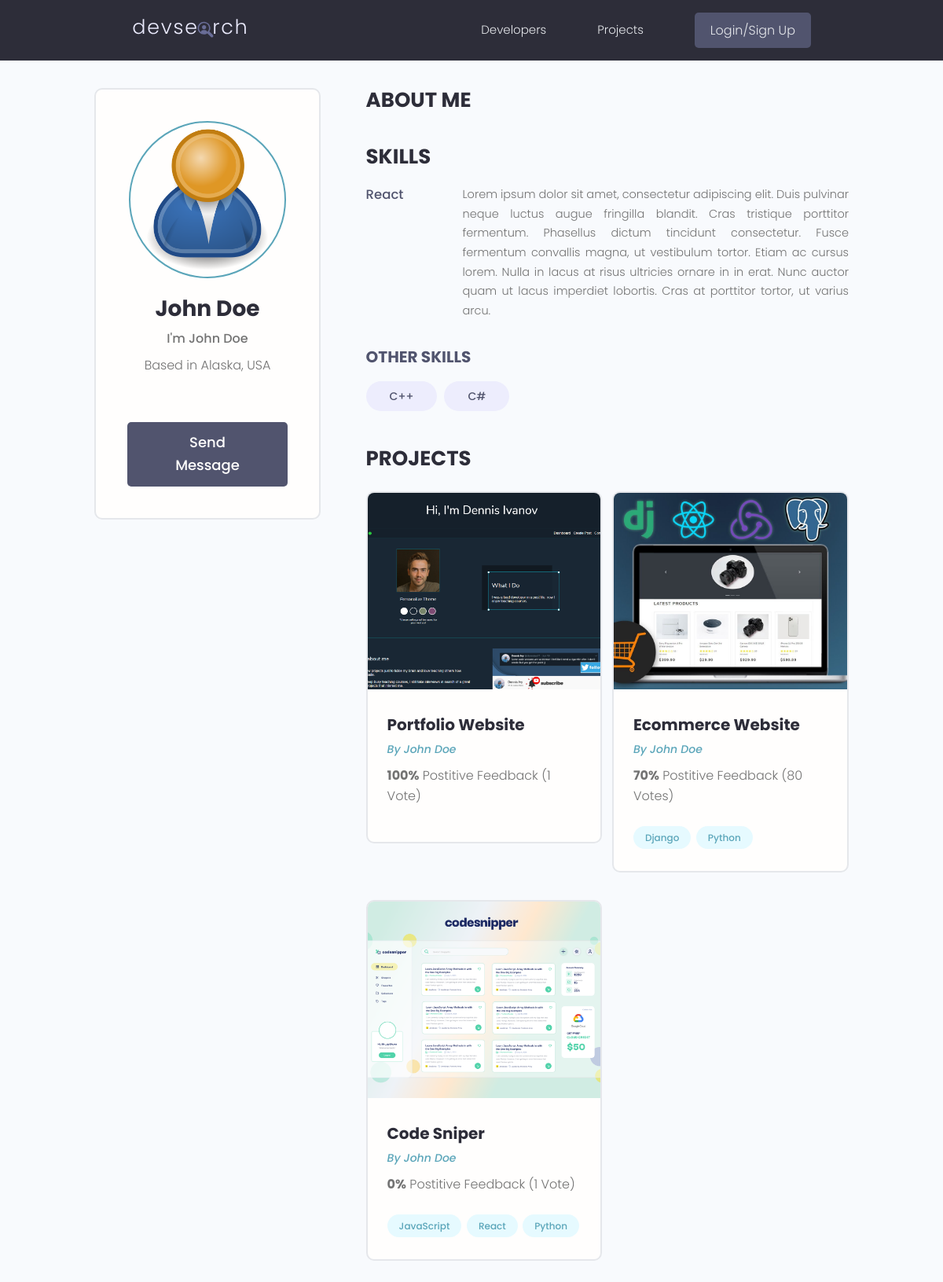
Before: /profile/d8bbb82e-1b1f-48c9-b1a0-9e4f0ec4bbcc/ with the older database file.
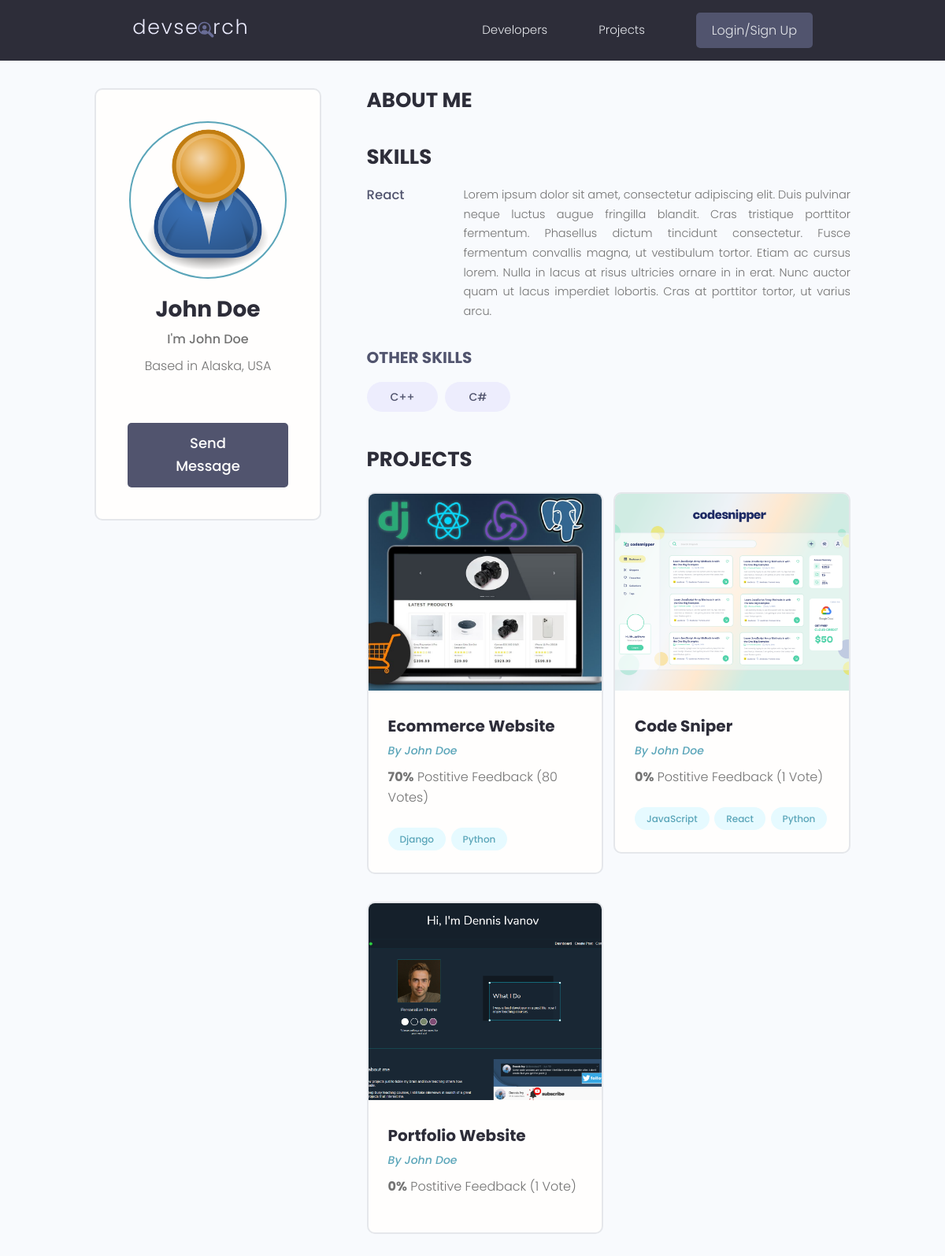
After: the same page with the newer database file.
### users/models.py (models this page shows, shortened)
class Skill(models.Model):
    owner =  models.ForeignKey(Profile, on_delete=models.CASCADE, null=True)
    name = models.CharField(max_length= 200,null=True, blank=True)
    description = models.TextField(null=True, blank=True)
    created = models.DateTimeField(auto_now_add=True)
    id = models.UUIDField(default=uuid.uuid4, unique=True, primary_key=True, editable=False)
    def __str__(self):
        return str(self.name)

class Profile(models.Model):
    user = models.OneToOneField(User, on_delete=models.CASCADE, null=True, blank=True)
    name = models.CharField(max_length=200, blank=True, null=True)
    email = models.EmailField(max_length=500, blank=True,null=True)
    username = models.CharField(max_length=200, blank=True, null=True)
    location = models.CharField(max_length=200, blank=True, null=True)
    short_intro = models.CharField(max_length=500, blank=True, null=True)
    bio = models.TextField(blank=True, null=True)
    profile_image = models.ImageField(blank=True, null=True, upload_to='profiles/', default='profiles/user-default.png' )
    social_github = models.CharField(max_length=200, blank=True, null=True)
    social_twitter = models.CharField(max_length=200, blank=True, null=True)
    social_linkedin = models.CharField(max_length=200, blank=True, null=True)
    social_youtube = models.CharField(max_length=200, blank=True, null=True)
    social_website = models.CharField(max_length=200, blank=True, null=True)
    created = models.DateTimeField(auto_now_add=True)
    id = models.UUIDField(default=uuid.uuid4, unique=True, primary_key=True, editable=False)

### projects/models.py (models this page shows, shortened)
class Project(models.Model):
    owner = models.ForeignKey(Profile, null=True, blank=True, on_delete=models.SET_NULL)
    title = models.CharField(max_length=200)
    description = models.TextField(null=True, blank=True)
    featured_image = models.ImageField(null=True, blank=True, default = "default.jpg")
    demo_link = models.CharField(max_length=2000, null=True, blank=True)
    source_link = models.CharField(max_length=2000, null=True, blank=True)
    tags = models.ManyToManyField('Tag', blank=True)
    vote_total = models.IntegerField(default=0, null=True, blank=True)
    vote_ratio = models.IntegerField(default=0, null=True, blank=True)
    created = models.DateTimeField(auto_now_add=True)
    id = models.UUIDField(default=uuid.uuid4, unique=True, primary_key=True, editable=False)
    class Meta:
        ordering = ['-vote_ratio','-vote_total', 'title']

class Tag(models.Model):
    name = models.CharField(max_length=200)
    created = models.DateTimeField(auto_now_add=True)
    id = models.UUIDField(default=uuid.uuid4, unique=True, primary_key=True, editable=False)
    def __str__(self):
        return self.name

### users/views.py (the view)
# urls.py: path('profile/<str:pk>/', views.userProfile, name="user-profile"),
def userProfile(request, pk):
    profile = Profile.objects.get(id=pk)
    topSkills = profile.skill_set.exclude(description__exact="")
    otherSkills = profile.skill_set.filter(description="")
    context = {'profile' : profile,'topSkills':topSkills,'otherSkills':otherSkills}
    return render(request, 'users/user-profile.html', context)

### users/templates/users/user-profile.html (shortened to what this page needs)
{%extends 'main.html'%}
{%load static%}
{%block content%}
  <main class="profile my-md">
    <div class="container">
      <div class="layout">
        <div class="column column--1of3">
          <div class="card text-center">
            <div class="card__body dev">
              <img class="avatar avatar--xl" src="{{profile.profile_image.url}}" />
              <h2 class="dev__name">{{profile.name}}</h2>
              <p class="dev__title">{{profile.short_intro}}</p>
              <p class="dev__location">Based in {{profile.location}}</p>
              {%if request.user.profile.id != profile.id %}
              <a href="{%url 'create-message' profile.id%}" class="btn btn--sub btn--lg">Send Message </a>
              {%endif%}
            </div>
          </div>
        </div>
        <div class="column column--2of3">
          <div class="devInfo">
            <h3 class="devInfo__title">About Me</h3>
          </div>
          <div class="devInfo">
            <h3 class="devInfo__title">Skills</h3>
            <div class="devInfo__skills">
              {%for skill in topSkills%}
              <div class="devSkill">
                <h4 class="devSkill__title">{{skill.name}}</h4>
                <p class="devSkill__info">{{skill.description}}</p>
              </div>
              {%endfor%}
              <h3 class="devInfo__subtitle">Other Skills</h3>
              <div class="devInfo__otherSkills">
                {%for skill in otherSkills%}
                <span class="tag tag--pill tag--sub tag--lg">
                  <small>{{skill}}</small>
                </span>
                {%endfor%}
              </div>
            </div>
          </div>
          <div class="devInfo">
            <h3 class="devInfo__title">Projects</h3>
            <div class="grid grid--two">
                {%for project in profile.project_set.all%}
              <div class="column">
                <div class="card project">
                  <a href="{%url 'project' project.id%}" class="project">
                    <img class="project__thumbnail" src="{{project.featured_image.url}}" alt="project thumbnail" />
                    <div class="card__body">
                      <h3 class="project__title">{{project.title}}</h3>
                      <p><a class="project__author" href="{%url 'user-profile' project.owner.id%}">By {{project.owner.name}}</a></p>
                      <p class="project--rating">
                        <span style="font-weight: bold;">{{project.vote_ratio}}%</span> Postitive
                        Feedback ({{project.vote_total}} Vote{{project.vote_total|pluralize:'s'}})
                      </p>
                      <div class="project__tags">
                        {%for tag in project.tags.all%}
                        <span class="tag tag--pill tag--main">
                          <small>{{tag}}</small>
                        </span>
                        {%endfor%}
                      </div>
                    </div>
                  </a>
                </div>
              </div>
              {%endfor%}
            </div>
          </div>
        </div>
      </div>
    </div>
  </main>
{%endblock%}

Changed rows visible on the page:
changed Project "Portfolio Website": vote_ratio "100" → "0"; moves down the list
